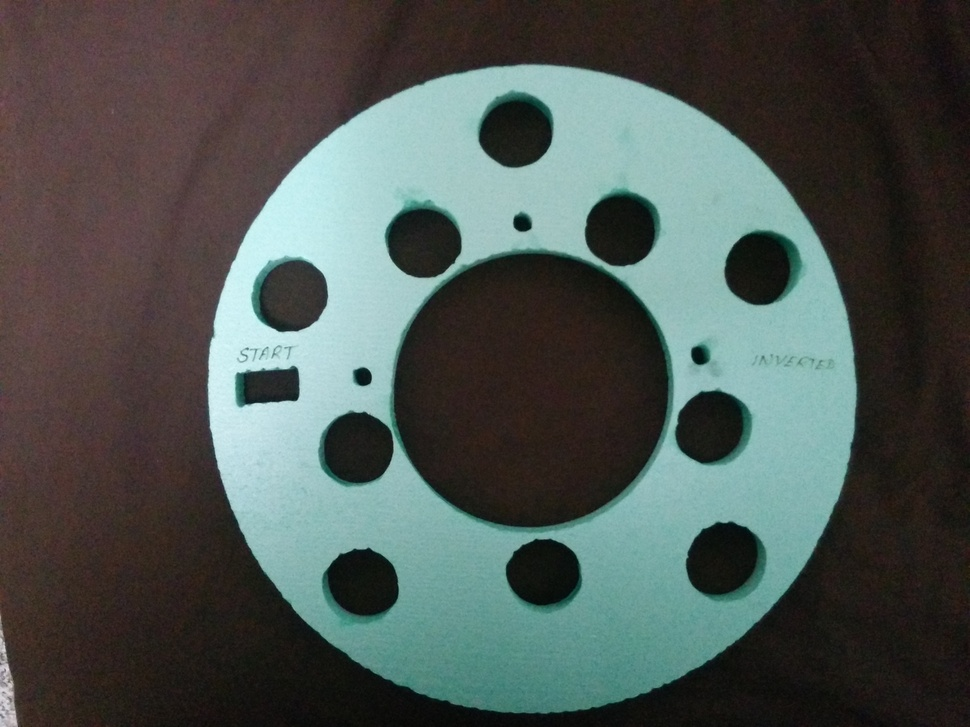
%> input picture project3/ECE 4950 Image Processing tutorial/gameboard.jpg, 970 x 727 px, shrunk from 2592 x 1944 before the run
$ octave MatlabTutorial.m   (GNU Octave 9; MATLAB toolbox functions it lacks are replaced by stand-ins)
%> lines starting %> are read from the running program, lines starting %| are printed output that depends on the picture; in (x1, y1, x2, y2) boxes, pixels count from 0 and x2, y2 are one past the last pixel; in counts of white or black regions, pixels touching at a corner belong together; the program's own positions count from 1
%A brief tutorial to using Image Processing Functions in MATLAB.
%This code loads an image of a gameboard, processes it using functions
%for image processing applications such thresholding, background subtraction
%Many lines of code have been commented out, you can uncomment them to see
%the output. When in doubt, MATLAB Help files will come in handy.
%Written for ECE 4950 Senior Design at Clemson University
%Author: Venkataraman Ganesh
%10 October 2014

clc;
clear all;

%load and prepare the image:
gameboard= imread('gameboard.jpg'); %Load your background image
%> gameboard is the input picture: size 727x970x3 uint8; mean R, G, B 77.8, 86.4, 82.7
newimg= imread ('gameboardpin.jpg'); %Load your live image
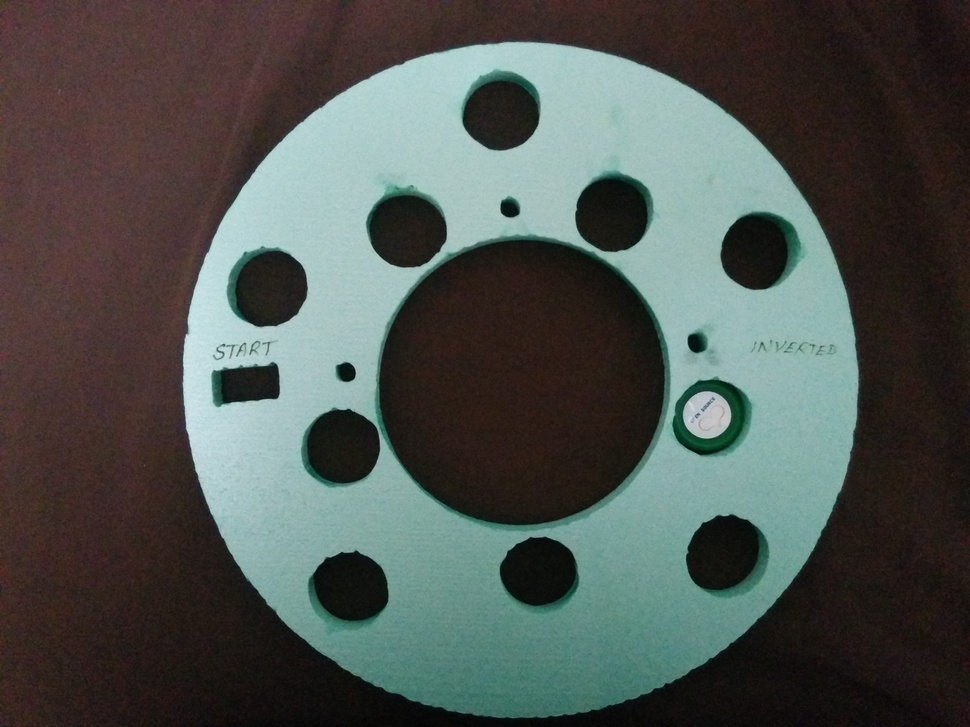
%> input picture project3/ECE 4950 Image Processing tutorial/gameboardpin.jpg, 970 x 727 px, shrunk from 2592 x 1944 before the run
%> newimg is the input picture: size 727x970x3 uint8; mean R, G, B 78.3, 84.2, 80.1

%if you ever have to rotate the image
%test = imrotate(gameboard, 90);

%convert to grayscale
histimg= rgb2gray(gameboard); % converts rgb to gray,
newimg2= rgb2gray(newimg);
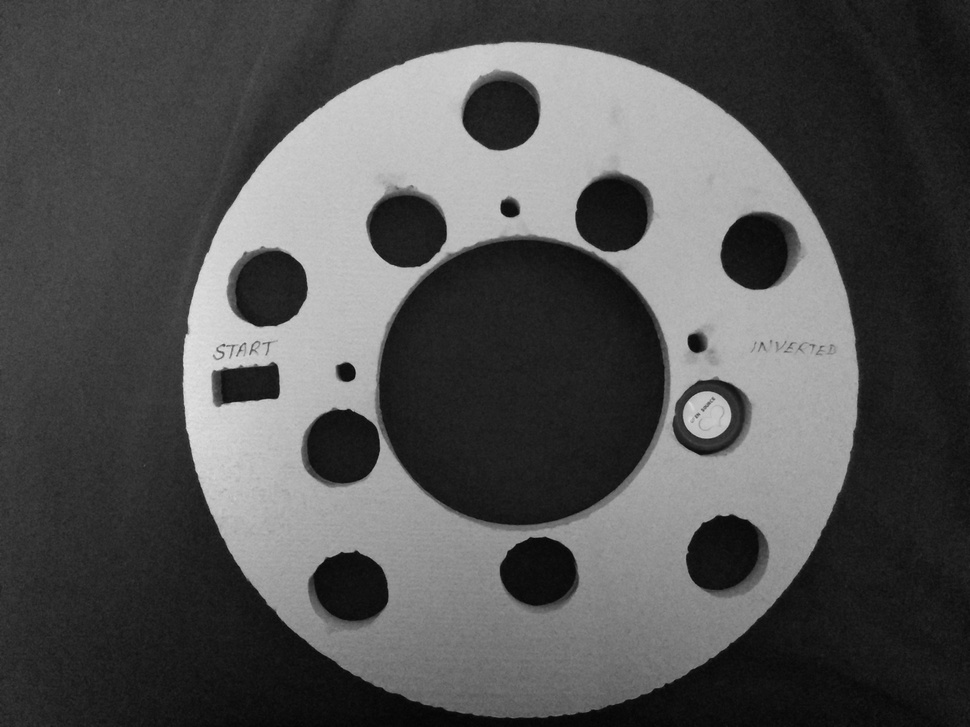
%> newimg2: size 727x970 uint8; min 2, max 228, mean 82

%view histogram (useful when you want to estimate a threshold value for manual thresholding)
%figure, imhist(histimg,256); % 256 bins or pixel values


%Thresholding with graythresh
thresholdlevel= graythresh(histimg); % thresholds using inbuilt Otsu's thresholding method
%> thresholdlevel = 0.42
%figure, imshow (histimg);

%manually thresholding with a cut-off value between 0 and 1, to get a binary image
thresh = im2bw(histimg,0.35);
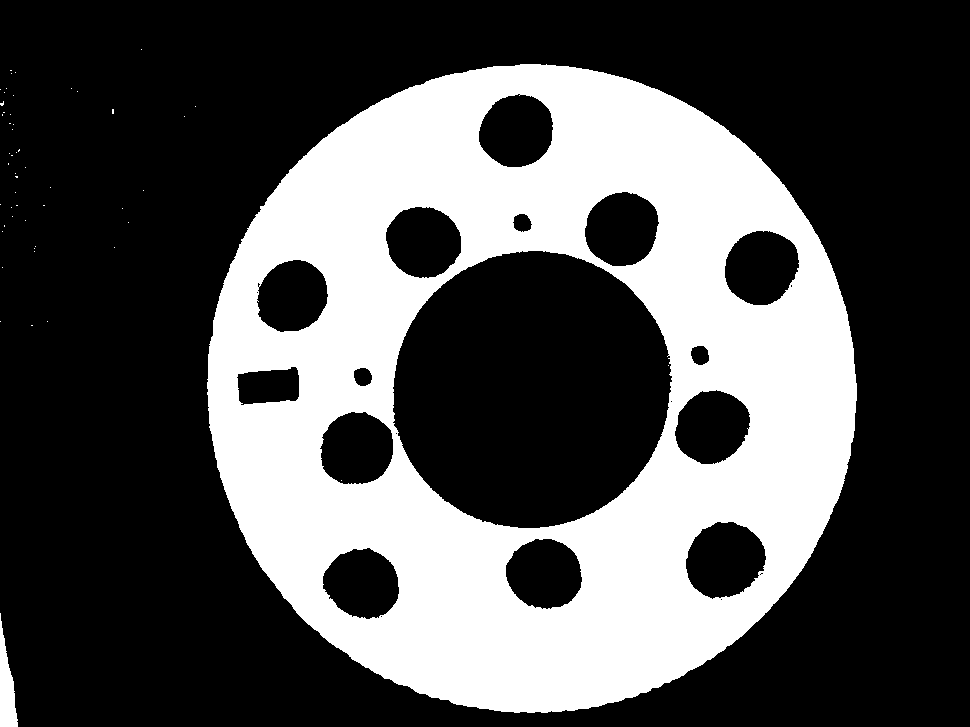
%> thresh: size 727x970 logical; 32.2% white; 53 white regions (51 under 20 px), largest, box (x1, y1, x2, y2) and area: (207, 64, 857, 713) 225583, (0, 613, 18, 727) 1127
thresh2 = im2bw(newimg2,0.45);% we can use a different threshold value to capture the foreground
%> thresh2: size 727x970 logical; 31.9% white; 142 white regions (137 under 20 px), largest, box (x1, y1, x2, y2) and area: (182, 42, 859, 678) 222648, (683, 391, 731, 439) 1769, (501, 661, 512, 668) 30, (526, 654, 534, 660) 28, (573, 660, 583, 669) 28
%figure, imshow (thresh2);

%%% Image must be binary for background subtraction %%%

%dilate to fill in eroded foreground pixels
se = strel('square',10); % Structural element of 5x5
dilate= imdilate(thresh, se);
%> dilate: size 727x970 logical; 37.2% white; 25 white regions, largest, box (x1, y1, x2, y2) and area: (203, 60, 862, 718) 256353, (0, 609, 23, 727) 1792, (0, 84, 19, 135) 707
dilate2= imdilate(dilate, se); %Dilate multiple times if needed
%> dilate2: size 727x970 logical; 42.1% white; 15 white regions, largest, box (x1, y1, x2, y2) and area: (199, 56, 867, 723) 284146, (0, 141, 61, 242) 3511, (0, 605, 28, 727) 2494
figure, imshow (dilate2);

%Background subtraction:
foreground= bitxor(thresh2, thresh); %there are multiple ways to do background subtraction, here we simply use bitwise XOR
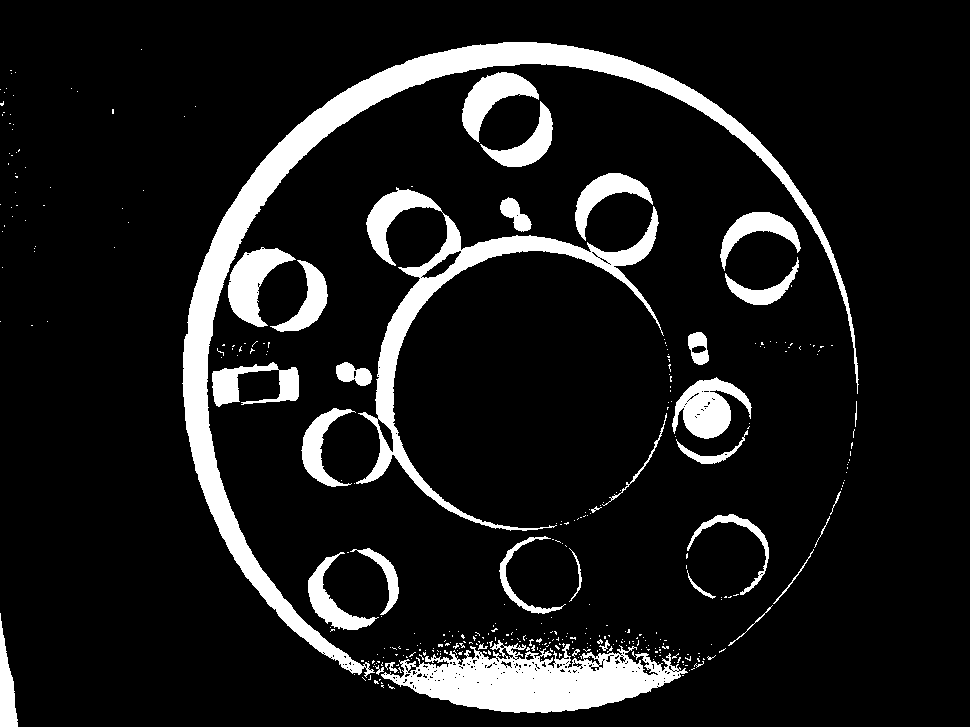
%> foreground: size 727x970 logical; 11% white; 377 white regions (340 under 20 px), largest, box (x1, y1, x2, y2) and area: (182, 42, 859, 678) 25937, (381, 640, 688, 713) 12148, (356, 187, 664, 531) 11766
%figure, imshow (foreground); %Foreground pixels separated

%grayimg= rgb2gray(foreground);

%Convert to a binary image from the intensity image
binimg= im2bw(foreground,0.5);

%Use CC to identify connected components
CC = bwconncomp(binimg);
%> CC = 377 connected components

%Use regionprops to compute area/ find centroids
S = regionprops(CC,'Area');
%> S = 377 regions; largest, Area: 25937, 12148, 11766, 2725, 2498

g= S(1).Area; %Values stored in a struct
%> g = 1

%Use regionprops to find centroid
cent = regionprops(binimg, 'centroid');
%> cent = 377 regions; first 5, Centroid: [1 90], [2.8 104.4], [1 205], [1 322], [7 688.8]
centroids = cat(1, cent.Centroid); %struct holds the centroids
%> centroids = 377 rows, first 12: [1 90; 2.75 104.4; 1 205; 1 322; 7 688.8; 3 115.5; 3 232; 3 268; 4.5 113; 5 93; 5 226.5; 7 89]

%figure, imshow(foreground)
hold on
for x = 1: numel(S)
    if (S(x).Area>1000)
        plot(cent(x).Centroid(1),cent(x).Centroid(2),'rx');
    end
end
hold off


%label image regions
L = bwlabel(binimg);
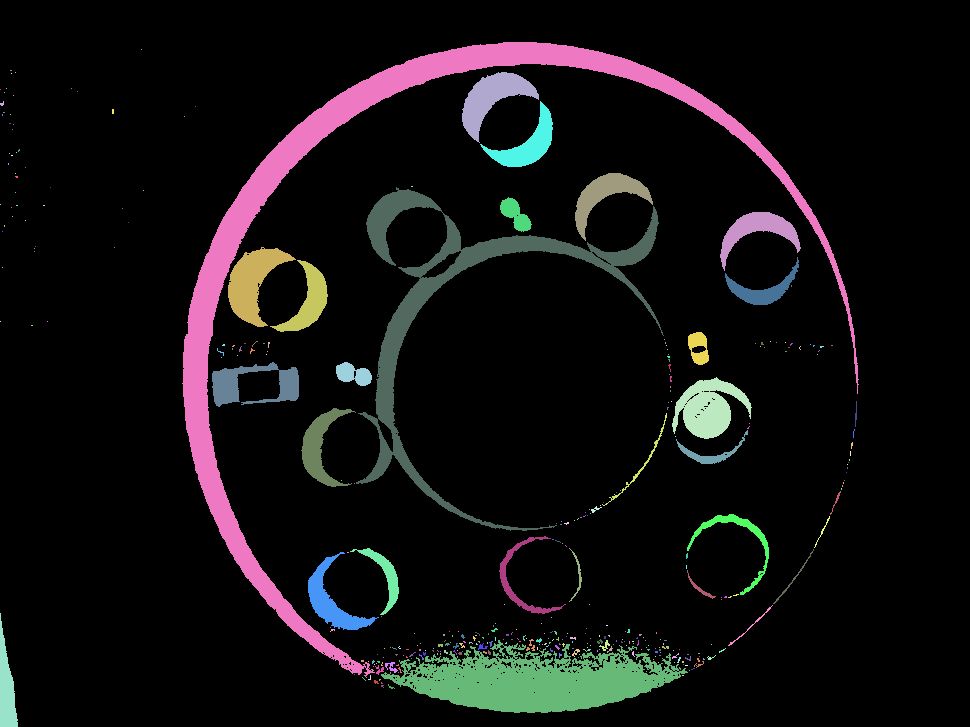
%> L: size 727x970 double; 378 distinct labels, from 0 to 377; one colour per label, 0 black

%figure,imshow(binimg)
hold on
for i = 1:numel(cent)
    c = cent(i).Centroid;
    text(c(1), c(2), sprintf('%d', i), ...
        'HorizontalAlignment', 'center', ...
        'VerticalAlignment', 'middle');
end
%> this loop made 377 passes
%> c on passes 1 to 3: [1 90], [2.75 104.4], [1 205]
hold off

[centers, radii, metric] = imfindcircles(binimg, [20,50]);
%> centers = 14 rows, first 12: [707.5 415; 516.8 130.7; 761.9 252.4; 406.1 229.5; 759.9 273.3; 294.4 293.9; 540.2 573.6; 338.1 451.2; 617.3 218.9; 356.4 587.6; 499.7 112.7; 730.7 555.3]; radii = [24.18; 36.74; 40.02; 38.82; 33.22; 34.94; 39.35; 37.29; 44.4; 44.06; 37.94; 40.21; 38.65; 38.55]; metric = [0.797; 0.484; 0.471; 0.461; 0.416; 0.391; 0.39; 0.375; 0.337; 0.325; 0.313; 0.31; 0.29; 0.131]
viscircles(centers, radii, 'EdgeColor', 'b');
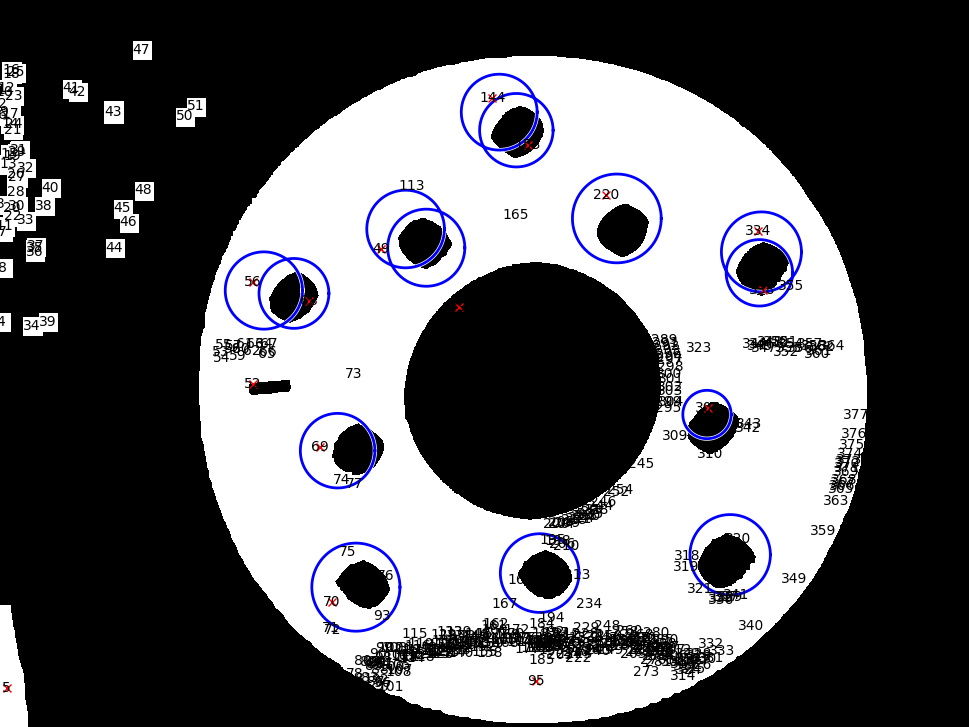
%> figure redrawn from the program's plot data
